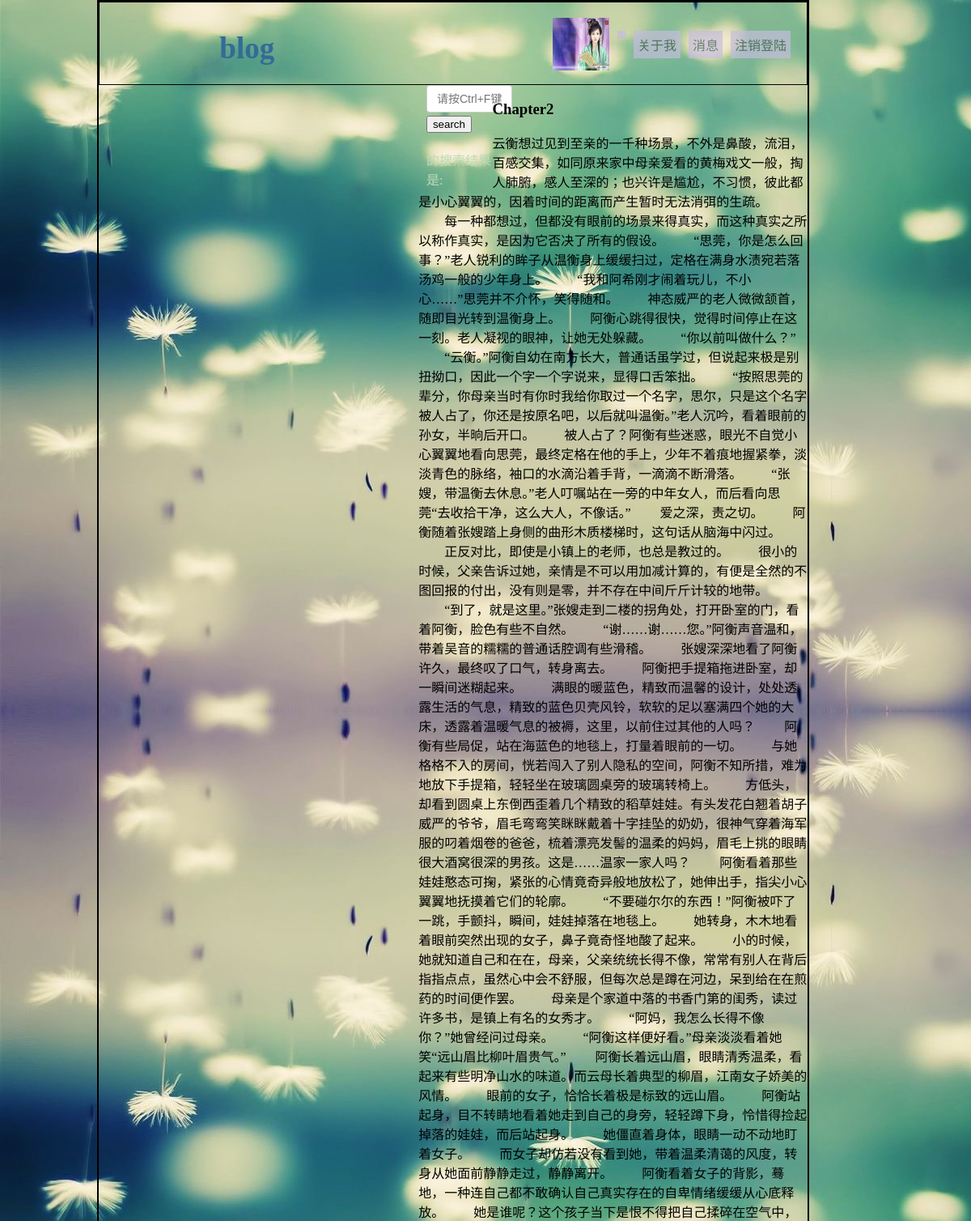
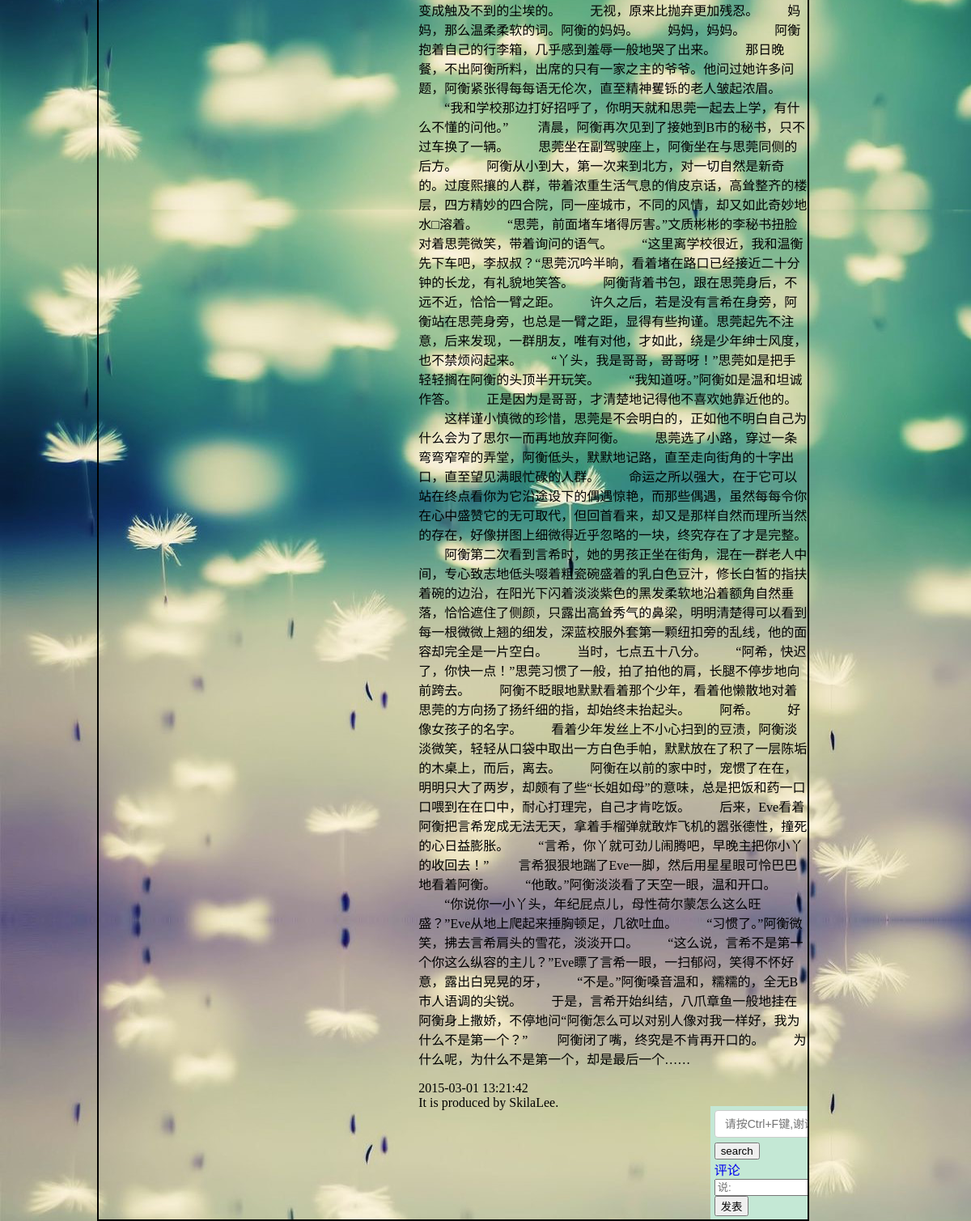
Page /php/search.php on the committed database (2 pictures, top to bottom).
### tables this page shows
CREATE TABLE IF NOT EXISTS `blog_content` (
  `user_id` int(11) NOT NULL,
  `user_name` varchar(10) NOT NULL,
`content_id` int(11) NOT NULL,
  `content_title` varchar(225) NOT NULL,
  `type` varchar(32) NOT NULL,
  `content` text NOT NULL,
  `time` timestamp NOT NULL DEFAULT CURRENT_TIMESTAMP ON UPDATE CURRENT_TIMESTAMP
);

### php/search.php (the view, shortened to what this page needs)
 <!DOCTYPE html PUBLIC "-//W3C//DTD XHTML 1.0 Transitional//EN" "http://www.w3.org/TR/xhtml1/DTD/xhtml1-transitional.dtd">
 <html xmlns="http://www.w3.org/1999/xhtml">
<?php
  include"connect.php";
  $user_id =  $_SESSION['id'];
  $user_name =  $_SESSION['name'];
  $searchs=$_POST['search'];
  ?>
<head>
  <link rel="stylesheet" href="../css/index_style.css">
  <link rel="stylesheet" href="../css/tab.css">
  <link rel="stylesheet" href="../css/timeline.css">
</head>
<body>
<div id="main">
  <div id="header_out">
    <div id="header">
      <div id="header_left">
        <h1>blog</h1>
      </div>
      <div id="header_right">
        <li><a href="php/cancel.php">注销登陆</a></li>
        <li><a href="#">消息</a></li>
        <li><a href="#">关于我</a></li>
        <li><a href="#"><?php echo $user_name;?></a></li>
        <a href="../php/upload.php"><img src="../php/pic/pic<?php echo $user_id;?>.jpg"  onError="this.src='../php/pic/default.jpg';"/></a>
      </div>
    </div>
  </div>
  <div id="body" class="body">
    <div id="body_left" style="padding-left:2%;">
      <form action='#' method='post' id="form">
        <input name='search' type='text' class='form-control' placeholder='请按Ctrl+F键,谢谢'>
        <input type='submit' value='search'>
      </form>
      <h4><?php echo $searchs;?></h4><span style="color: #BBDABA;">的搜索结果是:</span>
    </div>
    <div class="body_rightAll">
<?php
$result=$db->query("SELECT * FROM `blog_content` WHERE content like '%$searchs%' or content_title like '%$searchs%' LIMIT 0,1");
           foreach ($result as $value) {
           print("<div class='right_search_content'><div class='search_content'><h3>{$value['content_title']}</h3>
              <p id='p'>{$value['content']}</p>
              <span>{$value['time']}</span></div>");
              print("
              <div id='search' style='width:23%;'>
    <div id='sear'>
      <form action='search.php?expert_id= &page_t=1' method='post'>
        <input name='search' type='text' class='form-control' placeholder='请按Ctrl+F键,谢谢'>
        <input type='submit' value='search'>
      </form>");
          $content_id=$value['content_id'];
              echo <<<STR
            <div class="time" >
              <a href="#a" class="ping">评论</a>
              <div name="a" class="discu">
                <form name="input" action="../php/discuss.php?content_id={$content_id}" method="post">
                <input type="text" name="discuss" placeholder="{$user_name}说:"/>
                <input type="submit" value="发表" />
                </form>
              </div>
              <div class="reply">
STR;
              echo <<<STR
              </div>
            </div>
          </div>
STR;
        }
?>
    </div>
  </div>
</div>
<div id="footer">
  <span>It is produced by SkilaLee.</span>
</div>
</body>
</html>

### css/index_style.css (style rules this page uses)
body { margin: 0; padding: 0; background:url(../img/header_back1.png); }
h1 { color: #346A98; float: left; margin-left: 28%; font-size: 37px; }
li { list-style: none; }
a { text-decoration: none; }
#main { width: 73%; margin-left: 10%; border: 2px solid #000; }
#header_out { border: 1px solid #000; background-position: 6% 54%; }
#header { margin: 10px; height: 80.875px; }
#header a { color: #38573C; }
#header_left { width: 40%; float: left; margin-left: 5%; }
#header_right { float: right; }
#header_right li { list-style: none; float: right; margin-right: 10px; margin-top: 25px; background: #C4BDDD; opacity:0.7; padding: 5px; text-align: center; }
#header_right img { width: 70px; height: 65px; float: right; margin-top: 9px; margin-right: 10px; }
#body { overflow: auto; }
#search { float: right; margin-top: 13px; width: 15%; overflow: hidden; background: #C4E8D5; padding: 1%; }
#body_left { float: left; width: 17%; }
.form-control { display: block; width: 98%; padding: 6px 12px; font-size: 14px; line-height: 1.42857143; color: #555; border: 1px solid #ccc; border-radius: 4px; margin-bottom: 5%; }

### rows in the picture
blog_content: content_title "Chapter2", content "云衡想过见到至亲的一千种场景，不外是鼻酸，流泪，百感交集，如同原来家中母亲爱看的黄梅戏文一般，掏人肺腑，感人至深的；也兴许是尴尬，不习惯，彼此都是小心翼翼的，因着时间的距离而产生暂时无法消弭的生疏。 每一种都想过，但都没有眼前的场景来得真实，而这种真实之所以称作真实，是因为它否决了所有的假设。 “思莞，你是怎么回事？”老人锐利的眸子从温衡身上缓缓扫过，定格在满身水渍宛若落汤鸡一般的少年身上。 “我和阿希刚才闹着玩儿，不小心……”思莞并不介怀，笑得随和。 神态威严的老人微微颔首，随即目光转到温衡身上。 阿衡心跳得很快，觉得时间停止在这一刻。老人凝视的眼神，让她无处躲藏。 “你以前叫做什么？” “云衡。”阿衡自幼在南方长大，普通话虽学过，但说起来极是别扭拗口，因此一个字一个字说来，显得口舌笨拙。 “按照思莞的辈分，你母亲当时有你时我给你取过一个名字，思尔，只是这个名字被人占了，你还是按原名吧，以后就叫温衡。”老人沉吟，看着眼前的孙女，半晌后开口。 被人占了？阿衡有些迷惑，眼光不自觉小心翼翼地看向思莞，最终定格在他的手上，少年不着痕地握紧拳，淡淡青色的脉络，袖口的水滴沿着手背，一滴滴不断滑落。 “张嫂，带温衡去休息。”老人叮嘱站在一旁的中年女人，而后看向思莞“去收拾干净，这么大人，不像话。” 爱之深，责之切。 阿衡随着张嫂踏上身侧的曲形木质楼梯时，这句话从脑海中闪过。 正反对比，即使是小镇上的老师，也总是教过的。 很小的时候，父亲告诉过她，亲情是不可以用加减计算的，有便是全然的不图回报的付出，没有则是零，并不存在中间斤斤计较的地带。…", time "2015-03-01 13:21:42"
